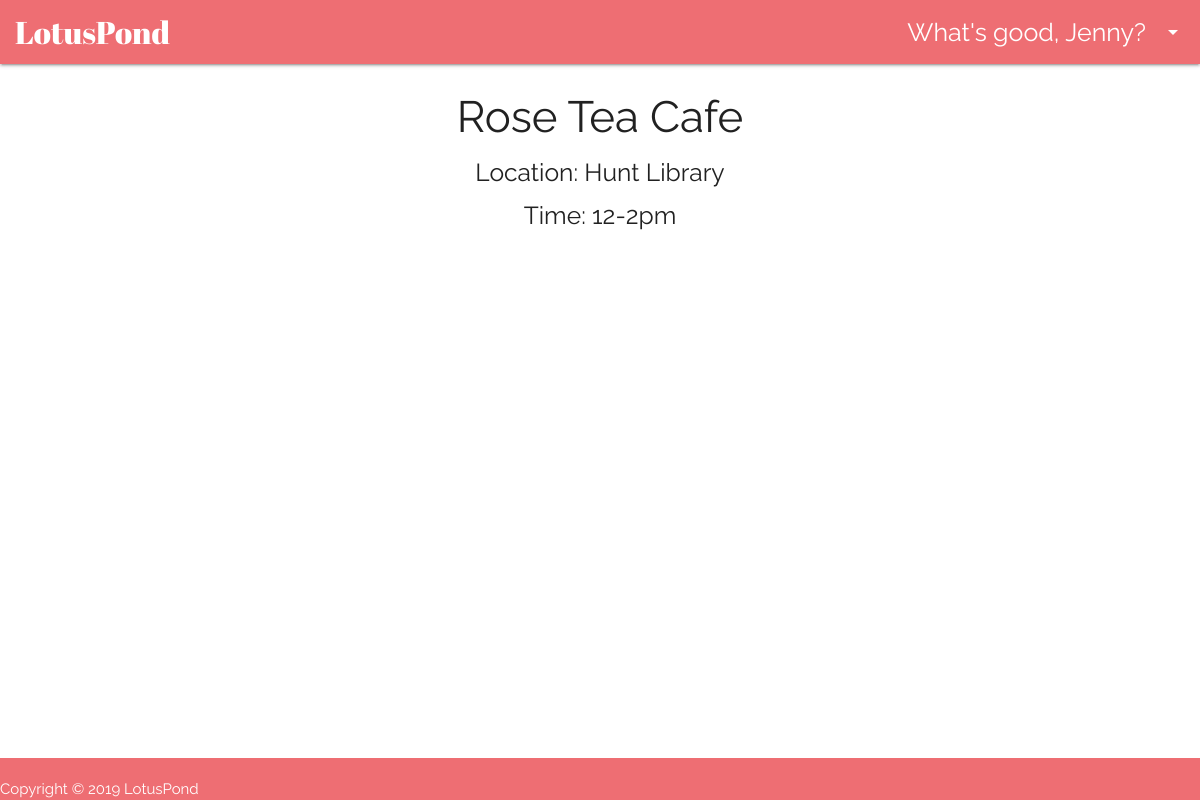
Page /takeout/menu_detail/6 (signed in) on the committed database.
### takeout/models.py (models this page shows, shortened)
class VendorProfile(models.Model):
    vendor = models.OneToOneField(User, default=None, on_delete=models.PROTECT,
                                  related_name='vendor_profile')
    phone = models.CharField(max_length=12)
    company_name = models.CharField(max_length=20)
    license = models.CharField(max_length=100)
    time_slot = models.CharField(max_length=200)
    parking_location = models.CharField(max_length=200)
    car = models.CharField(max_length=200)
    profile_pic = models.FileField(blank=True)
    content_type = models.CharField(max_length=50, default='image/jpg')
    payment_key = models.CharField(max_length=50)

### takeout/views.py (the view)
# urls.py: path('menu_detail/<int:vendor_id>', views.menu_detail,
@login_required
def menu_detail(request, vendor_id):
    if not customer_has_permission(request.user):
        raise PermissionDenied("You are not a customer!")
    context = {}
    vendor_profile = VendorProfile.objects.get(vendor_id=vendor_id)
    context['vendor'] = vendor_profile
    context['meals'] = VendorMeal.objects.all().filter(
        vendor=vendor_profile, date=timezone.now())
    return render(request, 'takeout/menu_detail.html', context)

### takeout/views.py (called while the page is built)
def customer_has_permission(user):
    try:
        customer = CustomerProfile.objects.get(customer=user)
        return True
    except CustomerProfile.DoesNotExist:
        return False

### takeout/templates/takeout/menu_detail.html (shortened to what this page needs)
{% extends "takeout/customer_base.html" %}
{% block content %}
  <div class="container center-align">
    <div class="col">
      <h3>{{ vendor.company_name }}</h3>
    </div>
    <div class="col">
      <h5>Location: {{ vendor.parking_location }}</h5>
      <h5>Time: {{ vendor.time_slot }}</h5>
    </div>
  </div>
{% endblock %}

### takeout/templates/takeout/customer_base.html (shortened to what this page needs)
<!DOCTYPE html>
<html>
  <head>
    <link rel="stylesheet" href="https://cdnjs.cloudflare.com/ajax/libs/materialize/1.0.0/css/materialize.css">
    {% load staticfiles %}
    <link href="{% static 'takeout/css/footer.css' %}" rel="stylesheet" type="text/css">
    <link href="{% static 'takeout/css/base.css' %}" rel="stylesheet" type="text/css">
  </head>
  	<body>
		<header>
			<nav>
				<div class="nav-wrapper">
					<a href="" class="brand-logo">LotusPond</a>
					<ul class="right hide-on-med-and-down">
						<li>
							<a class="dropdown-trigger" href="" data-target="dropdown1">
								What's good, {{user.first_name}}? <i class="material-icons right">arrow_drop_down</i>
							</a>
						</li>
					</ul>
				</div>
			</nav>
		</header>
		<main>
	      {% block content %}
	      {% endblock %}
    	</main>
		<footer class="page-footer" style="position:relative;bottom:0;left:0;width:100%;">
			<h7>Copyright &copy; 2019 LotusPond</h7>
		</footer>
  </body>
</html>

### takeout/static/takeout/css/footer.css (style rules this page uses)
body { display: flex; min-height: 100vh; flex-direction: column; }
main { flex: 1 0 auto; }

### takeout/static/takeout/css/base.css (style rules this page uses)
.brand-logo { margin-left: 15px; font-family: 'Abril Fatface', cursive; }
.dropdown-trigger { font-size: 25px; text-align: center; }
body { font-family: 'Raleway', sans-serif; }

### rows in the picture
VendorProfile: company_name "Rose Tea Cafe", parking_location "Hunt Library", time_slot "12-2pm"

### other values in the picture
{{ user.first_name }} "Jenny"
